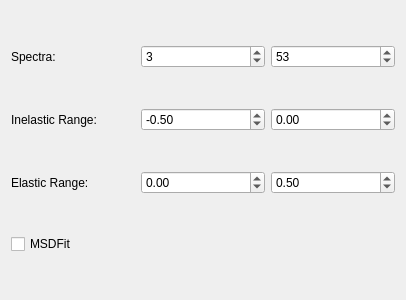
<?xml version="1.0" encoding="UTF-8"?>
<ui version="4.0">
 <class>Form</class>
 <widget class="QWidget" name="Form">
  <property name="geometry">
   <rect>
    <x>0</x>
    <y>0</y>
    <width>406</width>
    <height>300</height>
   </rect>
  </property>
  <property name="windowTitle">
   <string>Form</string>
  </property>
  <layout class="QGridLayout" name="gridLayout">
   <item row="0" column="2">
    <widget class="QSpinBox" name="sb_spectraMax">
     <property name="value">
      <number>53</number>
     </property>
    </widget>
   </item>
   <item row="0" column="1">
    <widget class="QSpinBox" name="sb_spectraMin">
     <property name="value">
      <number>3</number>
     </property>
    </widget>
   </item>
   <item row="3" column="0" colspan="2">
    <widget class="QCheckBox" name="cb_msdfit">
     <property name="text">
      <string>MSDFit</string>
     </property>
    </widget>
   </item>
   <item row="1" column="0">
    <widget class="QLabel" name="lb_inelastic">
     <property name="text">
      <string>Inelastic Range:</string>
     </property>
    </widget>
   </item>
   <item row="1" column="1">
    <widget class="QDoubleSpinBox" name="dsb_inelasticMin">
     <property name="minimum">
      <double>-99.000000000000000</double>
     </property>
     <property name="singleStep">
      <double>0.010000000000000</double>
     </property>
     <property name="value">
      <double>-0.500000000000000</double>
     </property>
    </widget>
   </item>
   <item row="1" column="2">
    <widget class="QDoubleSpinBox" name="dsb_inelasticMax">
     <property name="minimum">
      <double>-99.989999999999995</double>
     </property>
     <property name="singleStep">
      <double>0.010000000000000</double>
     </property>
    </widget>
   </item>
   <item row="0" column="0">
    <widget class="QLabel" name="lb_spectra">
     <property name="text">
      <string>Spectra:</string>
     </property>
    </widget>
   </item>
   <item row="2" column="0">
    <widget class="QLabel" name="lb_elastic">
     <property name="text">
      <string>Elastic Range:</string>
     </property>
    </widget>
   </item>
   <item row="2" column="1">
    <widget class="QDoubleSpinBox" name="dsb_elasticMin">
     <property name="minimum">
      <double>-99.989999999999995</double>
     </property>
     <property name="singleStep">
      <double>0.010000000000000</double>
     </property>
    </widget>
   </item>
   <item row="2" column="2">
    <widget class="QDoubleSpinBox" name="dsb_elasticMax">
     <property name="minimum">
      <double>-99.989999999999995</double>
     </property>
     <property name="singleStep">
      <double>0.010000000000000</double>
     </property>
     <property name="value">
      <double>0.500000000000000</double>
     </property>
    </widget>
   </item>
  </layout>
 </widget>
 <resources/>
 <connections/>
</ui>
